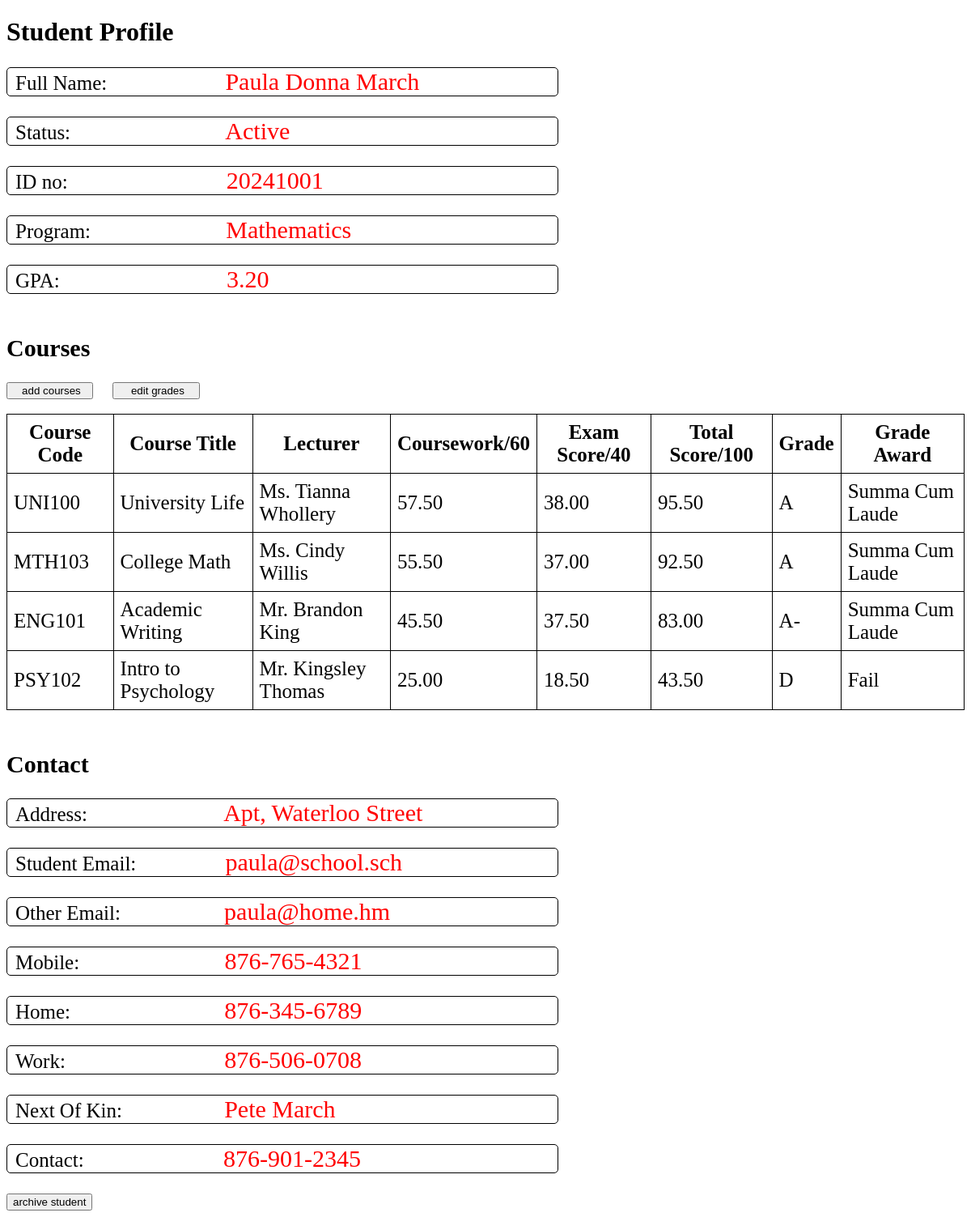
The app's page /viewSingleStudent.php?id=20241001 with its own data.
### tables this page shows
create table Students
(
	studentID int auto_increment,
    fname varchar(20) not null,
    mname varchar(25) not null,
    lname varchar(20) not null,    
	Semail varchar(50) not null,
    Pemail varchar(50),    
    address varchar(60) not null,
    Mtele varchar(12) not null,
    Htele varchar(12) not null,
    Wtele varchar(12) not null,    
	nextOfKin varchar(50) not null,
    nextOfKinContact varchar(12) not null,    
    program varchar(20) not null,
    GPA float(3,2) not null default 0.0,
    primary key (studentID)   
) auto_increment = 20241000;

create table Courses
(
	coursecode varchar(10) not null,
	coursetitle varchar(30) not null,
    coursecredits int not null,
    coursedegreelevel varchar(20) not null,    
    primary key (coursecode)
);

create table Lecturers
(
	lecturerID int not null,
	title varchar(10) not null,
    fname varchar(20) not null,
    lname varchar(20) not null,    
	department varchar(20) not null,
    position varchar(20),    
    primary key (lecturerID)   
);

create table Enrolment
(
	enrolmentNo int auto_increment,
    enrolmentSectionCode int not null,
    enrolmentStudentID int not null,
    enrolmentCourseWorkGrade float(4,2) default 0.0,
    enrolmentFinalExamORProjectGrade float(4,2) default 0.0,
    enrolmentFinalGrade float(4,2),
    primary key (enrolmentNo,enrolmentSectionCode,enrolmentStudentID),
    foreign key (enrolmentSectionCode) references Course_Schedule(courseScheduleSection),
    foreign key (enrolmentStudentID) references Students(studentID)
);

create table Grades
(
	grade varchar(2) not null primary key,
	gradeScaleLow float(4,2) not null,
    gradeScaleHigh float(5,2) not null,
    qualityPoint float(5,2) not null,
    award varchar(20) not null
);

### viewSingleStudent.php (the view, shortened to what this page needs)
<?php
	include "connect.php";
?>
<!DOCTYPE html>
<html>
    <head>
    </head>
    <body>
    <?php
        function QUERY()
        {
            $data="select * from Students, Grades, Enrolment, Course_Schedule, Courses, Lecturers
            where gradeScaleHigh >= enrolmentFinalGrade
            and gradeScaleLow <= enrolmentFinalGrade
            and Enrolment.enrolmentStudentID = Students.studentID
            and Enrolment.enrolmentSectionCode = Course_Schedule.courseScheduleSection
            and Course_Schedule.courseScheduleCode = Courses.coursecode
            and Lecturers.lecturerID = Course_Schedule.courseScheduleLecturerID
            and enrolmentStudentID = $_GET[id]";
            return $data;
        }
        function ARCHIVED_OR_NOT()
        {
            $data = "select * from Registered_Students where Registered_studentID = $_GET[id]";
            return $data;
        }
        $result=mysqli_query($connection,QUERY()) or die('Error query not working');
        if($result->num_rows>0)
        {
    ?>
            <div>
                <h1>Student Profile</h1>
                <p>Full Name: <span id="name"><?php echo $_SESSION['fname']." ".$_SESSION['mname']." ".$_SESSION['lname']; ?></span></p>
                <p>Status: <span id="status"><?php echo $_SESSION['status']; ?></span></p>
                <p>ID no: <span id="studentID"><?php echo $_SESSION['studentID']; ?></span></p>
                <p>Program: <span id="program"><?php echo $_SESSION['program']; ?></span></p>
                <p>GPA: <span id="gpa"><?php echo $_SESSION['GPA']; ?></span></p>
            </div>
    <?php
            echo "<h2>Courses</h2>"
            ."<div style='display:inline-flex' >"
            ."<form action='addcourse.php?id=$_GET[id]' method='POST'><input type ='submit' name='submit' value='   add courses  '>"
            ."&nbsp;&nbsp;&nbsp;&nbsp;&nbsp;&nbsp;"
            ."</form><form action='archivestudent.php?id=$_GET[id]' method='POST'><input type ='submit' name='submit' value='    edit grades   '></form>"
            ."</div><br><br>"
            ."<span style='color:black;font-size:25px;'><table id='table1'>"
            ."<tr><th>Course Code</th><th>Course Title</th><th>Lecturer</th><th>Coursework/60</th><th>Exam Score/40</th><th>Total Score/100</th><th>Grade</th><th>Grade Award</th></tr>";
            while($row=$result->fetch_assoc())
            {
                echo"<tr><td>$row[coursecode]</td><td>$row[coursetitle]</td><td>$row[title] $row[fname] $row[lname]</td><td>$row[enrolmentCourseWorkGrade]</td><td>$row[enrolmentFinalExamORProjectGrade]</td><td>$row[enrolmentFinalGrade]</td><td>$row[grade]</td><td>$row[award]</td></tr>";
            }
            echo"</table></span>";
    ?>
            <h2>Contact</h2>
            <div>
                <p>Address: <span id="address"><?php echo $_SESSION['address']; ?></span></p>
                <p>Student Email: <span id="Semail"><?php echo $_SESSION['Semail']; ?></span></p>
                <p>Other Email: <span id="Pemail"><?php echo $_SESSION['Pemail']; ?></span></p>
                <p>Mobile: <span id="Mtele"><?php echo $_SESSION['Mtele']; ?></span></p>
                <p>Home: <span id="Htele"><?php echo $_SESSION['Htele']; ?></span></p>
                <p>Work: <span id="Wtele"><?php echo $_SESSION['Wtele']; ?></span></p>
                <p>Next Of Kin: <span id="kin"><?php echo $_SESSION['nextOfKin']; ?></span></p>
                <p>Contact: <span id="kinContact"><?php echo $_SESSION['nextOfKinContact']; ?></span></p>
            </div>
    <?php
            $result=mysqli_query($connection,ARCHIVED_OR_NOT())or die('Error query not working');
            if($result->num_rows>0)
            {
                echo "<form action='archivestudent.php?id=$_GET[id]' method='POST'><input type ='submit' name='submit' value='archive student'></form>";
            }
            else
            {
                echo "<form action='unarchivestudent.php?id=$_GET[id]' method='POST'><input type ='submit' name='submit' value='unarchive student'></form>";
            }
        }
    ?>
    </body>
</html>

### viewSingleStudent.php (style rules this page uses)
#table1, th, td { border: 1px solid black; border-collapse: collapse; padding: 0.5rem; }
h2 { font-size: 30px; padding-top: 25px; }
p { width: 670px; font-size: 25px; border: 1px solid black; border-radius: 5px; overflow: hidden; padding-left: 10px; }
span { font-size: 30px; color:red; }
#name { padding-left: 140px; }
#status { padding-left: 185px; }
#studentID { padding-left: 190px; }
#program { padding-left: 161px; }
#gpa { padding-left: 200px; }
#address { padding-left: 162px; }
#Semail { padding-left: 104px; }
#Pemail { padding-left: 122px; }
#Mtele { padding-left: 173px; }
#Htele { padding-left: 184px; }
#Wtele { padding-left: 190px; }
#kin { padding-left: 120px; }
#kinContact { padding-left: 166px; }

### records on screen
students: courses.coursecode "UNI100", courses.coursetitle "University Life", lecturers.title "Ms.", lecturers.fname "Tianna", lecturers.lname "Whollery", enrolment.enrolmentCourseWorkGrade "57.50", enrolment.enrolmentFinalExamORProjectGrade "38.00", enrolment.enrolmentFinalGrade "95.50", grades.grade "A", grades.award "Summa Cum Laude", courses.coursecode "MTH103", courses.coursetitle "College Math", lecturers.fname "Cindy", lecturers.lname "Willis", enrolment.enrolmentCourseWorkGrade "55.50", enrolment.enrolmentFinalExamORProjectGrade "37.00", enrolment.enrolmentFinalGrade "92.50", courses.coursecode "ENG101", courses.coursetitle "Academic Writing", lecturers.title "Mr.", lecturers.fname "Brandon", lecturers.lname "King", enrolment.enrolmentCourseWorkGrade "45.50", enrolment.enrolmentFinalExamORProjectGrade "37.50", enrolment.enrolmentFinalGrade "83.00", grades.grade "A-", courses.coursecode "PSY102", courses.coursetitle "Intro to Psychology", lecturers.fname "Kingsley", lecturers.lname "Thomas", enrolment.enrolmentCourseWorkGrade "25.00", enrolment.enrolmentFinalExamORProjectGrade "18.50", enrolment.enrolmentFinalGrade "43.50", grades.grade "D", grades.award "Fail"

### other values on screen
$_SESSION['fname'] "Paula"
$_SESSION['mname'] "Donna"
$_SESSION['lname'] "March"
$_SESSION['status'] "Active"
$_SESSION['studentID'] "20241001"
$_SESSION['program'] "Mathematics"
$_SESSION['GPA'] "3.20"
$_SESSION['address'] "Apt, Waterloo Street"
$_SESSION['Semail'] "paula@school.sch"
$_SESSION['Pemail'] "paula@home.hm"
$_SESSION['Mtele'] "876-765-4321"
$_SESSION['Htele'] "876-345-6789"
$_SESSION['Wtele'] "876-506-0708"
$_SESSION['nextOfKin'] "Pete March"
$_SESSION['nextOfKinContact'] "876-901-2345"
